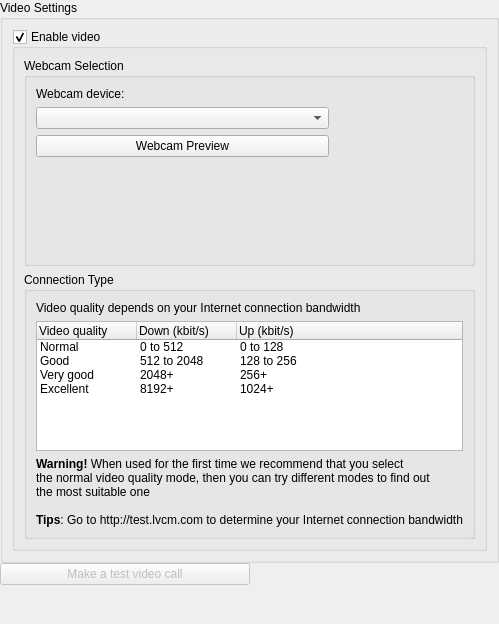
<ui version="4.0" >
 <author></author>
 <comment></comment>
 <exportmacro></exportmacro>
 <class>VideoSettings</class>
 <widget class="QWidget" name="VideoSettings" >
  <property name="geometry" >
   <rect>
    <x>0</x>
    <y>0</y>
    <width>460</width>
    <height>624</height>
   </rect>
  </property>
  <layout class="QGridLayout" >
   <property name="margin" >
    <number>0</number>
   </property>
   <property name="spacing" >
    <number>0</number>
   </property>
   <item row="0" column="0" colspan="2" >
    <widget class="QGroupBox" name="groupBox" >
     <property name="title" >
      <string>Video Settings</string>
     </property>
     <layout class="QGridLayout" >
      <property name="margin" >
       <number>9</number>
      </property>
      <property name="spacing" >
       <number>6</number>
      </property>
      <item row="0" column="0" >
       <widget class="QGroupBox" name="enableVideoGroupBox" >
        <property name="title" >
         <string>Enable video</string>
        </property>
        <property name="flat" >
         <bool>true</bool>
        </property>
        <property name="checkable" >
         <bool>true</bool>
        </property>
        <layout class="QGridLayout" >
         <property name="margin" >
          <number>9</number>
         </property>
         <property name="spacing" >
          <number>6</number>
         </property>
         <item row="0" column="0" >
          <widget class="QGroupBox" name="groupBox_2" >
           <property name="title" >
            <string>Webcam Selection</string>
           </property>
           <layout class="QGridLayout" >
            <property name="margin" >
             <number>9</number>
            </property>
            <property name="spacing" >
             <number>6</number>
            </property>
            <item row="0" column="0" >
             <layout class="QGridLayout" >
              <property name="margin" >
               <number>0</number>
              </property>
              <property name="spacing" >
               <number>6</number>
              </property>
              <item row="0" column="0" >
               <widget class="QLabel" name="label_3" >
                <property name="text" >
                 <string>Webcam device:</string>
                </property>
               </widget>
              </item>
              <item row="3" column="0" >
               <spacer>
                <property name="orientation" >
                 <enum>Qt::Vertical</enum>
                </property>
                <property name="sizeHint" >
                 <size>
                  <width>20</width>
                  <height>40</height>
                 </size>
                </property>
               </spacer>
              </item>
              <item row="2" column="0" >
               <widget class="QPushButton" name="webcamPreviewButton" >
                <property name="text" >
                 <string>Webcam Preview</string>
                </property>
               </widget>
              </item>
              <item row="1" column="0" >
               <widget class="QComboBox" name="webcamDeviceComboBox" />
              </item>
             </layout>
            </item>
            <item row="0" column="1" >
             <layout class="QGridLayout" >
              <property name="margin" >
               <number>0</number>
              </property>
              <property name="spacing" >
               <number>6</number>
              </property>
              <item row="0" column="0" >
               <widget class="QLabel" name="webcamPreviewLabel" >
                <property name="minimumSize" >
                 <size>
                  <width>128</width>
                  <height>128</height>
                 </size>
                </property>
                <property name="maximumSize" >
                 <size>
                  <width>128</width>
                  <height>128</height>
                 </size>
                </property>
                <property name="pixmap" >
                 <pixmap resource="../wengophone.qrc" >:/pics/iconbar/webcam.png</pixmap>
                </property>
                <property name="alignment" >
                 <set>Qt::AlignCenter</set>
                </property>
               </widget>
              </item>
              <item row="1" column="0" >
               <spacer>
                <property name="orientation" >
                 <enum>Qt::Vertical</enum>
                </property>
                <property name="sizeHint" >
                 <size>
                  <width>20</width>
                  <height>40</height>
                 </size>
                </property>
               </spacer>
              </item>
             </layout>
            </item>
           </layout>
          </widget>
         </item>
         <item row="1" column="0" >
          <widget class="QGroupBox" name="groupBox_3" >
           <property name="title" >
            <string>Connection Type</string>
           </property>
           <layout class="QGridLayout" >
            <property name="margin" >
             <number>9</number>
            </property>
            <property name="spacing" >
             <number>6</number>
            </property>
            <item row="1" column="0" >
             <widget class="QTreeWidget" name="videoQualityTreeWidget" >
              <property name="minimumSize" >
               <size>
                <width>0</width>
                <height>130</height>
               </size>
              </property>
              <property name="maximumSize" >
               <size>
                <width>16777215</width>
                <height>130</height>
               </size>
              </property>
              <property name="rootIsDecorated" >
               <bool>false</bool>
              </property>
              <property name="itemsExpandable" >
               <bool>false</bool>
              </property>
              <column>
               <property name="text" >
                <string>Video quality</string>
               </property>
              </column>
              <column>
               <property name="text" >
                <string>Down (kbit/s)</string>
               </property>
              </column>
              <column>
               <property name="text" >
                <string>Up (kbit/s)</string>
               </property>
              </column>
              <item>
               <property name="text" >
                <string>Normal</string>
               </property>
               <property name="text" >
                <string>0 to 512</string>
               </property>
               <property name="text" >
                <string>0 to 128</string>
               </property>
              </item>
              <item>
               <property name="text" >
                <string>Good</string>
               </property>
               <property name="text" >
                <string>512 to 2048</string>
               </property>
               <property name="text" >
                <string>128 to 256</string>
               </property>
              </item>
              <item>
               <property name="text" >
                <string>Very good</string>
               </property>
               <property name="text" >
                <string>2048+</string>
               </property>
               <property name="text" >
                <string>256+</string>
               </property>
              </item>
              <item>
               <property name="text" >
                <string>Excellent</string>
               </property>
               <property name="text" >
                <string>8192+</string>
               </property>
               <property name="text" >
                <string>1024+</string>
               </property>
              </item>
             </widget>
            </item>
            <item row="0" column="0" >
             <widget class="QLabel" name="label_2" >
              <property name="text" >
               <string>Video quality depends on your Internet connection bandwidth</string>
              </property>
             </widget>
            </item>
            <item row="2" column="0" >
             <widget class="QLabel" name="label" >
              <property name="text" >
               <string>&lt;b>Warning!&lt;/b> When used for the first time we recommend that you select&lt;br>the normal video quality mode, then you can try different modes to find out&lt;br>the most suitable one&lt;br>&lt;br>&lt;b>Tips&lt;/b>: Go to http://test.lvcm.com to determine your Internet connection bandwidth</string>
              </property>
             </widget>
            </item>
           </layout>
          </widget>
         </item>
        </layout>
       </widget>
      </item>
     </layout>
    </widget>
   </item>
   <item row="1" column="0" >
    <widget class="QPushButton" name="makeTestVideoCallButton" >
     <property name="enabled" >
      <bool>false</bool>
     </property>
     <property name="text" >
      <string>Make a test video call</string>
     </property>
    </widget>
   </item>
   <item row="2" column="1" >
    <spacer>
     <property name="orientation" >
      <enum>Qt::Vertical</enum>
     </property>
     <property name="sizeHint" >
      <size>
       <width>151</width>
       <height>40</height>
      </size>
     </property>
    </spacer>
   </item>
  </layout>
 </widget>
 <pixmapfunction></pixmapfunction>
 <tabstops>
  <tabstop>webcamDeviceComboBox</tabstop>
  <tabstop>videoQualityTreeWidget</tabstop>
  <tabstop>makeTestVideoCallButton</tabstop>
 </tabstops>
 <resources>
  <include location="../wengophone.qrc" />
 </resources>
 <connections/>
</ui>
